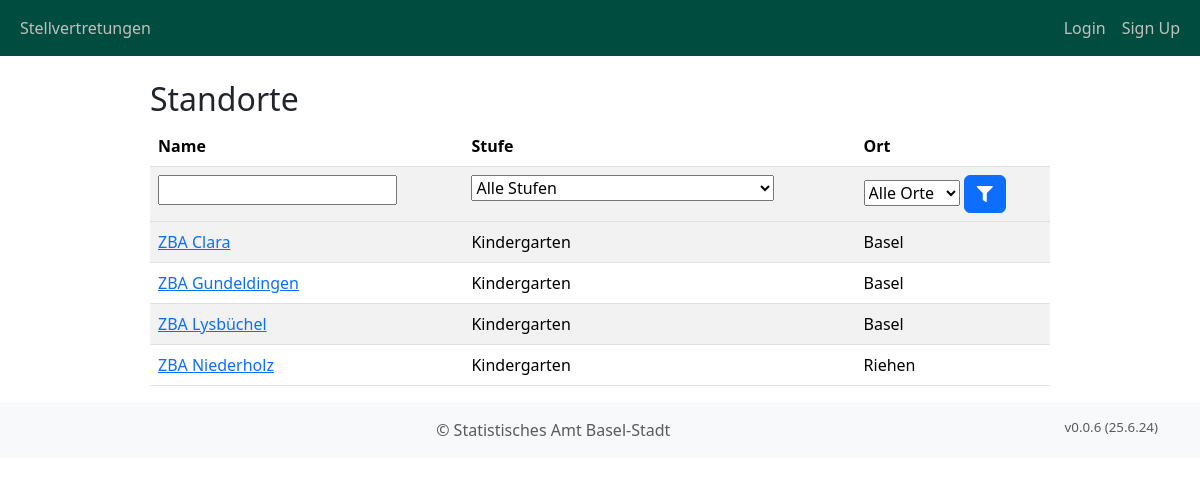
The page /school_management/schools/ on the database its author committed.
### school_management/models.py (models this page shows, shortened)
class School(models.Model):
    name = models.CharField(max_length=255, verbose_name="Standort")
    level = models.ForeignKey(
        Level,
        on_delete=models.CASCADE,
        verbose_name="Stufe",
        related_name="levels",
        default=1,
    )
    address = models.CharField(max_length=255, verbose_name="Adresse")
    url = models.URLField(verbose_name="Webseite", blank=True)
    location = models.ForeignKey(
        Location,
        on_delete=models.CASCADE,
        verbose_name="Ort",
        related_name="locations",
        default=1,
    )
    plz = models.IntegerField(verbose_name="Postleitzahl", default=4000)
    email = models.EmailField(verbose_name="Email", blank=True, max_length=255)
    phone_number = models.CharField(verbose_name="Telefonnummer", blank=True, max_length=255)
    mobile = models.CharField(verbose_name="Mobile", blank=True, max_length=255)
    class Meta:
        verbose_name = "Standort"
        verbose_name_plural = "Standorte"
        ordering = ["name"]

class Level(models.Model):
    name = models.CharField(max_length=255, verbose_name="Stufen-Name")
    name_short = models.CharField(max_length=255, verbose_name="Kurz-Name", blank=True)
    cycle = models.IntegerChoices("Zyklus", "1 2 3 4")
    cycle_name = models.CharField(
        max_length=255, verbose_name="Zyklus-Name", blank=True
    )
    cycle_name_short = models.CharField(
        max_length=255, verbose_name="Kurz-Zyklus-Name", blank=True
    )
    order = models.IntegerField(verbose_name="Reihenfolge", default=1)
    class Meta:
        verbose_name = "Stufe"
        verbose_name_plural = "Stufen"
        ordering = ["name"]

class Location(models.Model):
    name = models.CharField(max_length=255, verbose_name="Name")
    class Meta:
        verbose_name = "Ort"
        verbose_name_plural = "Orte"
        ordering = ["name"]
    def __str__(self):
        return f"{self.name}"

### school_management/views.py (the view)
# urls.py: path("schools/", SchoolListView.as_view(), name="school_list"),
class SchoolListView(ListView):
    model = School
    context_object_name = (
        "schools"  # The name of the variable to be used in the template
    )
    template_name = "school_management/school_list.html"  # Path to the template
    def get_queryset(self):
        queryset = super().get_queryset()  # Get the original queryset
        name_filter = self.request.GET.get("name_filter", "")
        level_filter = self.request.GET.get("level_filter", "")
        location_filter = self.request.GET.get("location_filter", "")
        if name_filter:
            queryset = queryset.filter(name__icontains=name_filter)
        if level_filter:
            queryset = queryset.filter(level__id=level_filter)
        if location_filter:
            queryset = queryset.filter(location__id=location_filter)
        return queryset
    def get_context_data(self, **kwargs):
        context = super().get_context_data(**kwargs)
        context[
            "locations"
        ] = Location.objects.all()  # Pass all locations to the template
        context["levels"] = Level.objects.all()  # Pass all locations to the template
        return context

### school_management/templatetags/user_tags.py (called while the page is built)
@register.filter(name='is_in_group')
def is_in_group(user, group_name):
    if user.is_authenticated:
        return user.groups.filter(name=group_name).exists()
    return False

### templates/school_management/school_list.html (shortened to what this page needs)
{% extends "base.html" %}
{% block content %}
<div class="table-container">
    <h2>Standorte</h2>
    <form method="get" action="">
      <table class="table table-striped">
        <thead>
            <tr>
                <th>Name</th>
                <th>Stufe</th>
                <th>Ort</th>
            </tr>
        </thead>
        <tr>
          <th><input type="text" name="name_filter" value="{{ request.GET.name_filter }}"></th>
          <th>
            <select name="level_filter">
              <option value="">Alle Stufen</option>
            </select>
          </th>
          <th>
            <select name="location_filter">
              <option value="">Alle Orte</option>
            </select>
            <button type="submit" class="btn btn-primary">
              <i class="fas fa-filter"></i>
            </button>
          </th>
      </tr>
        <tbody>
            {% for school in schools %}
            <tr>
                <td><a href="{% url 'school_management:schools' pk=school.pk %}">{{ school.name }}</a></td>
                <td>{{ school.level.name }}</td>
                <td>{{ school.location }}</td>
            </tr>
            {% endfor %}
        </tbody>
    </table>
  </form>
</div>
{% endblock %}

### static/css/styles.css (style rules this page uses)
.table-container { margin-left: 150px; margin-right: 150px; }

### rows shown on the page
School: name "ZBA Clara", level.name "Kindergarten", location "Basel"
School: name "ZBA Gundeldingen", level.name "Kindergarten", location "Basel"
School: name "ZBA Lysbüchel", level.name "Kindergarten", location "Basel"
School: name "ZBA Niederholz", level.name "Kindergarten", location "Riehen"
